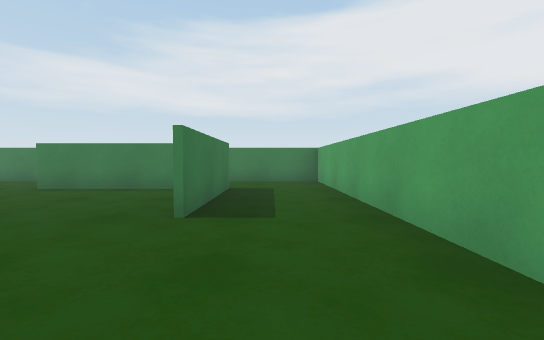
[1] (above)

16 first-person views from a walk through a 3-D level made in the Unity game engine. The camera is 0.59 m above the floor, tilts 2° down and sees 90° across. The floor is counted in squares, 1 m on a side. Each view is taken from the middle of a square. On the plan, view 1 faces up. The plan holds only what a view shows up to about 9 squares ahead; the rest is blank.

[2]
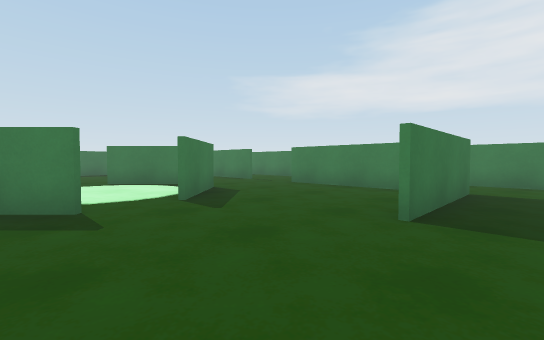

[3]
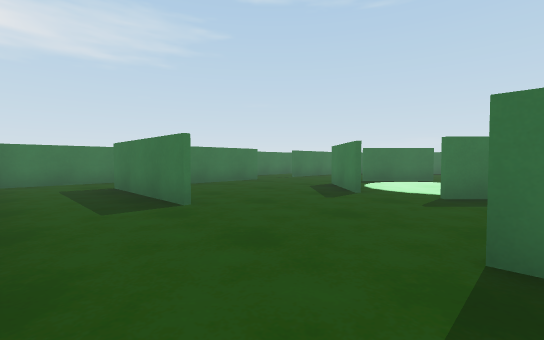

[4]
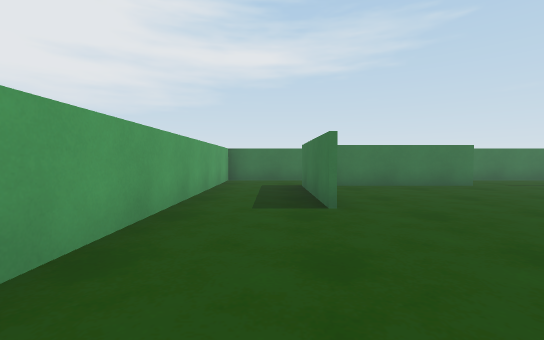

[5]
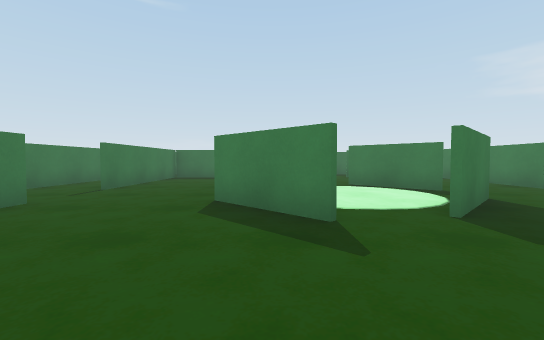

[6]
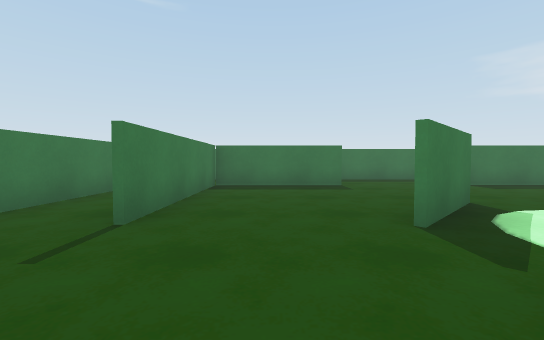

[7]
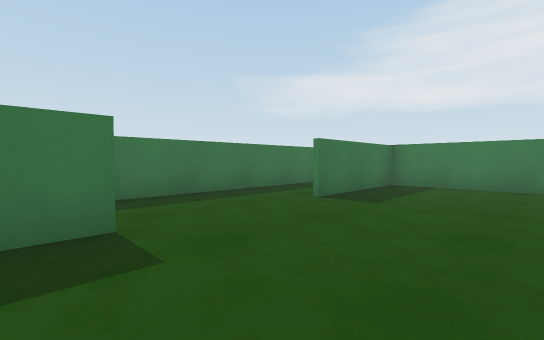

[8]
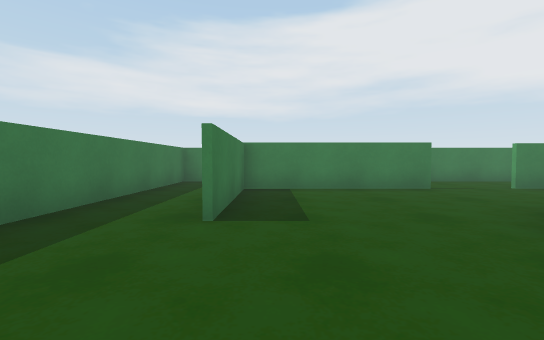

[9]
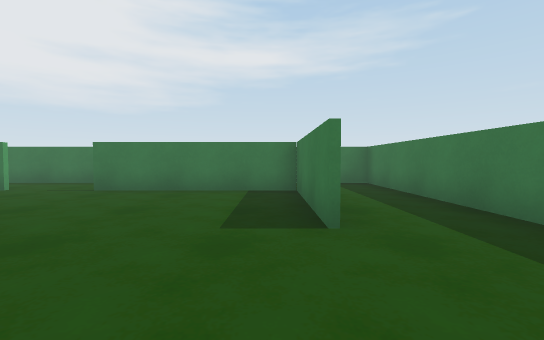

[10]
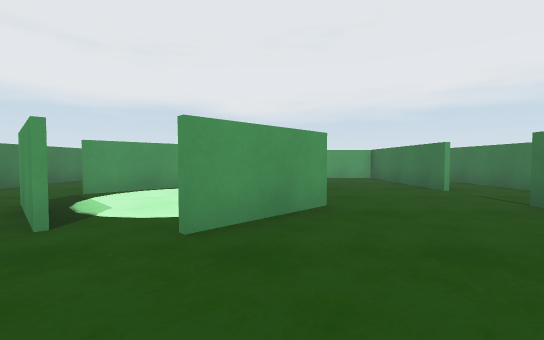

[11]
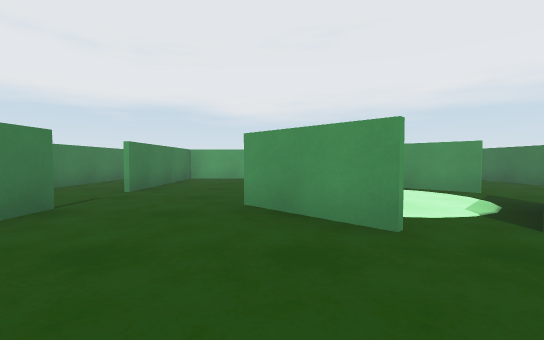

[12]
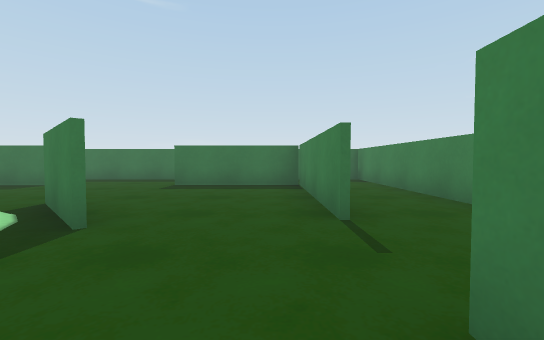

[13]
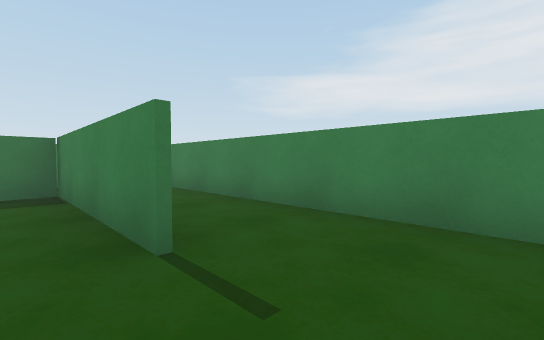

[14]
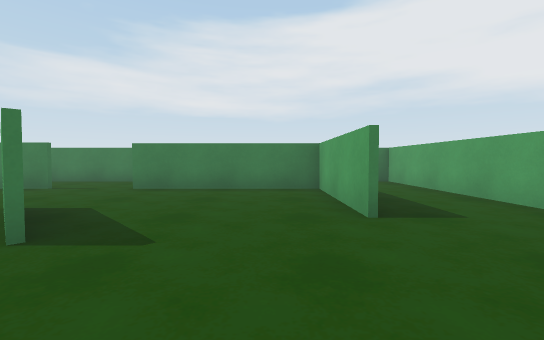

[15]
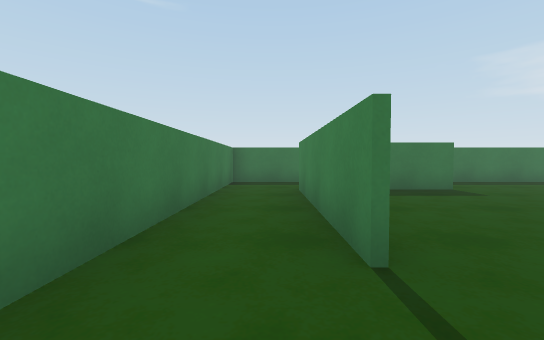

[16]
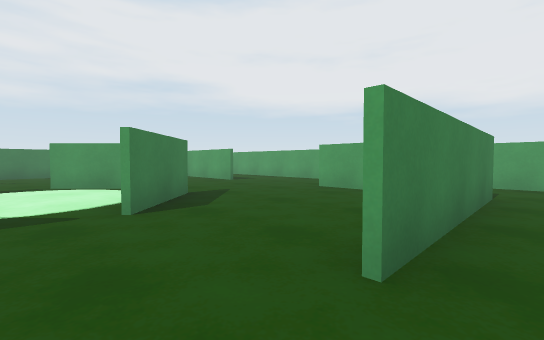

### Floor plan
Points are (right, up) in squares from view 1. A wall is a line through its corners. A room is listed if a view was taken in it or the views show most of it. See-through windows are left out.
Room 1 (views 1, 2, 3, 4, 5, 14)
walls: (-0.7, -0.2) (-0.7, -3.5); (-0.8, -1.5) (-0.8, -0.2); (-3.5, 0.6) (-4.2, -0.1); (-0.9, 5.9) (-0.9, 2.8); (-3.6, -3.4) (-1, -3.4); (-0.4, -5.1) (1.3, -5.1) (1.3, 7.7) (-0.4, 7.7)
ways out: opening at (-4, -1.5) to room 2; opening at (-4, 1) to room 2; opening at (0, -4) to room 4; opening at (-1, 7) to room 5; opening at (-2.5, 3) to room 6
Room 2 (views 6, 7, 8, 9, 10, 11)
walls: (-7.8, 0.8) (-6.3, -0.7); (-7.8, 1.9) (-6.3, 3.4); (-6.4, -0.8) (-7.9, 0.7); (-10.5, -0.2) (-10.5, -3.4) (-6.4, -3.4); (-6.2, 3.4) (-7.7, 1.9); (-5.1, -0.8) (-4.1, 0.2); (-4.2, -0.1) (-5, -0.9); (-3.9, 1.9) (-5.3, 3.3); (-7.6, 5.7) (-10.8, 5.7); (-12.5, 2.5) (-12.5, -3.4); (-10.5, 5.8) (-10.5, 2.6); (-4.8, -3.4) (-3.6, -3.4)
ways out: opening at (-4, -1.5) to room 1; opening at (-4, 1) to room 1; opening at (-7, 4.5) to room 3; opening at (-6, 3) to room 3; opening at (-12, -3) to room 4; opening at (-5.5, -3) to room 4; opening at (-12, 3) to room 5
Room 3 (views 12, 13)
walls: (-5.2, 3.4) (-4.5, 2.7); (-6.6, 5.7) (-7.6, 5.7); (-3.5, 5.7) (-5, 5.7)
ways out: opening at (-7, 4.5) to room 2; opening at (-6, 3) to room 2; opening at (-5.5, 6) to room 5; opening at (-4, 4.5) to room 6
Room 4 (views 15, 16)
walls: (-6.4, -3.5) (-10.5, -3.5); (-12.5, -3.4) (-12.5, -5.1) (-0.4, -5.1); (-0.7, -3.5) (-4.8, -3.5)
ways out: opening at (0, -4) to room 1; opening at (-12, -3) to room 2; opening at (-5.5, -3) to room 2
Room 5 (no view inside)
walls: (-0.4, 7.7) (-12.5, 7.7) (-12.5, 2.5)
ways out: opening at (-1, 7) to room 1; opening at (-12, 3) to room 2; opening at (-5.5, 6) to room 3
Room 6 (no view inside)
walls: (-4.5, 2.7) (-3.7, 1.9); (-1, 2.8) (-1, 5.7) (-3.5, 5.7)
ways out: opening at (-2.5, 3) to room 1; opening at (-4, 4.5) to room 3

Where each view was taken, in squares from view 1:
view 1: 0 up, 0 right, facing up
view 2: 0 up, 0 right, facing up-left
view 3: 3 up, 1 right, facing down-left
view 4: 3 up, 0 right, facing down
view 5: 0 up, 1 left, facing left
view 6: 2 down, 4 left, facing left
view 7: 1 down, 8 left, facing up-left
view 8: 0 up, 10 left, facing up
view 9: 2 up, 10 left, facing down
view 10: 0 up, 10 left, facing right
view 11: 3 up, 10 left, facing right
view 12: 5 up, 4 left, facing left
view 13: 5 up, 5 left, facing up-left
view 14: 0 up, 2 left, facing up
view 15: 4 down, 5 left, facing left
view 16: 4 down, 6 left, facing up-right
